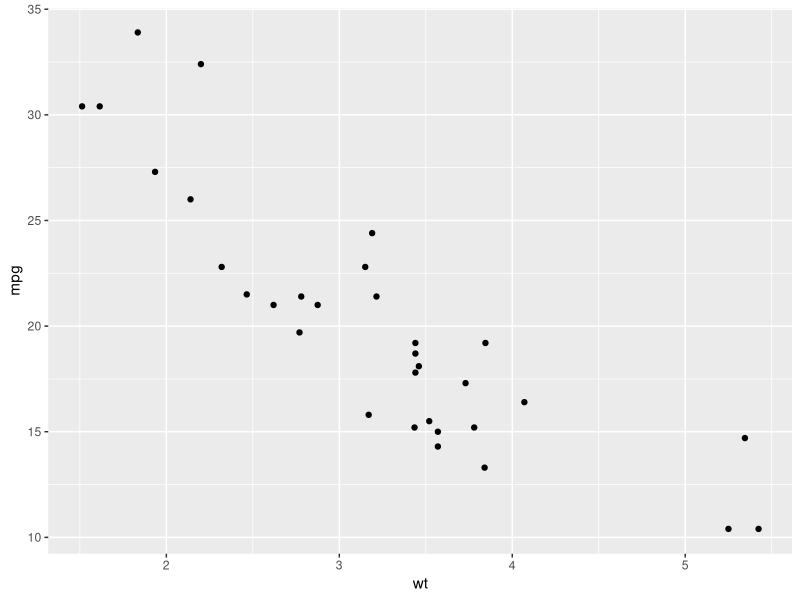
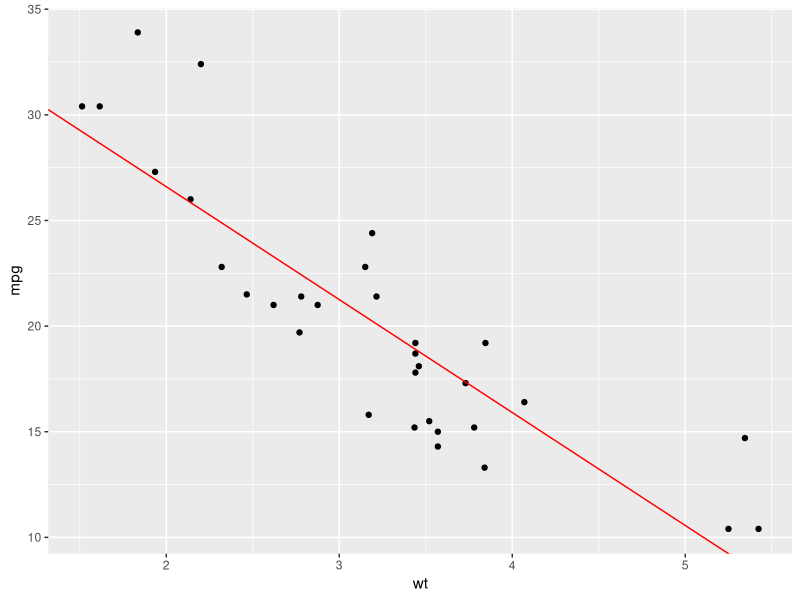

Reproduce these figures in R, in order.
library(ggplot2)
ggplot(data = mtcars, aes(x = wt, y = mpg)) + geom_point()

#~~~~~~~~~~~~~~~~~~~~~~~~~~
# Build model using train()
#~~~~~~~~~~~~~~~~~~~~~~~~~~
library(caret)
model.mtcars_lm <- train(mpg ~ wt
                         ,data = mtcars
                         ,method = "lm"
)

#~~~~~~~~~~~~~~~~~~~~~~~~~~
# Retrieve coefficients for
# - slope
# - intercept
#~~~~~~~~~~~~~~~~~~~~~~~~~~
coef.icept <- coef(model.mtcars_lm$finalModel)[1]
coef.slope <- coef(model.mtcars_lm$finalModel)[2]
#~~~~~~~~~~~~~~~~~~~~~~~~~~~~~~~~~~~~~
# Plot scatterplot and regression line
# using ggplot()
#~~~~~~~~~~~~~~~~~~~~~~~~~~~~~~~~~~~~~
ggplot(data = mtcars, aes(x = wt, y = mpg)) +
  geom_point() +
  geom_abline(slope = coef.slope, intercept = coef.icept, color = "red")


